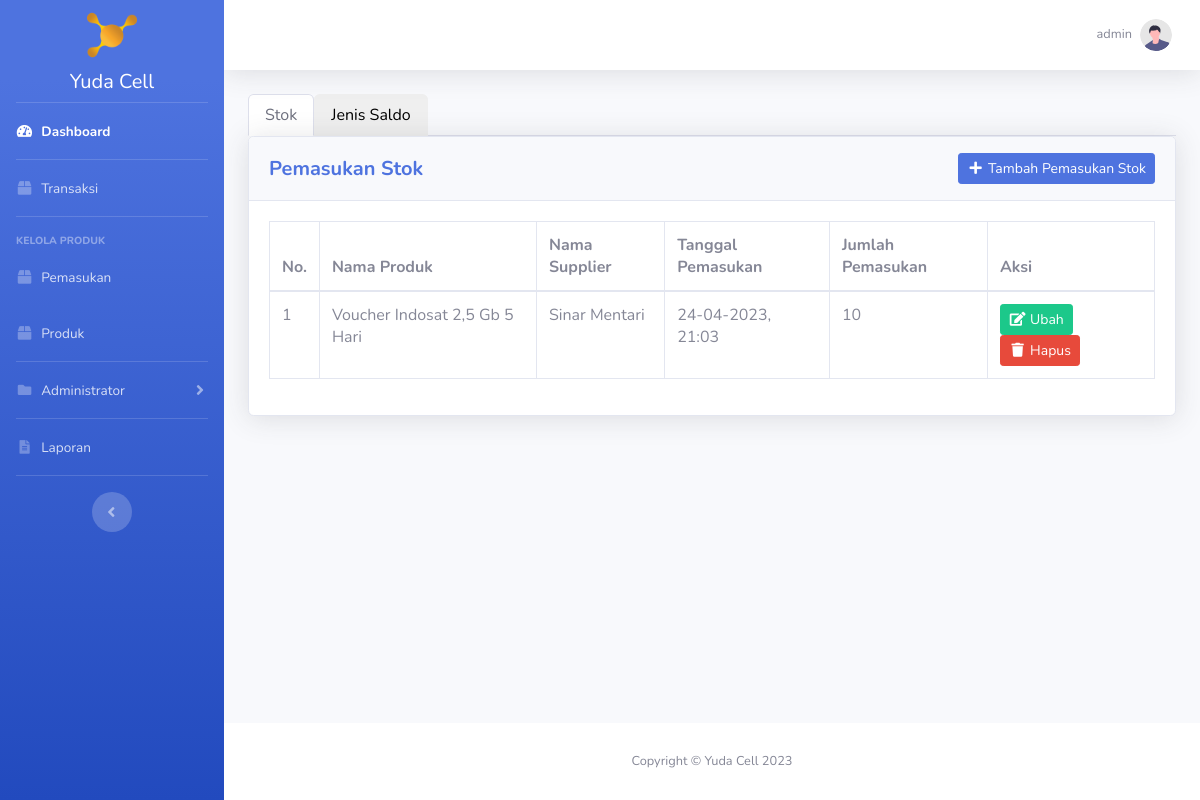
Page /pemasukan/index.php?stok (signed in) on the earlier database version.
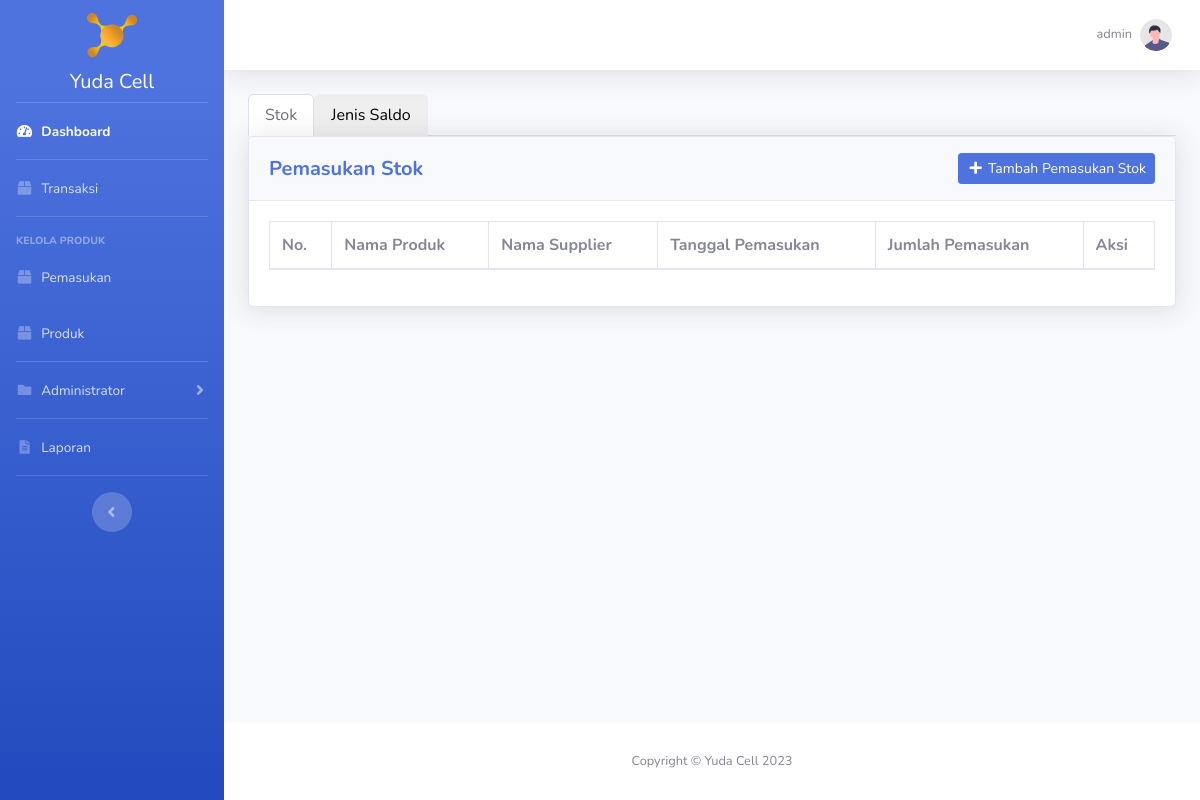
Same page on the later database version.
### tables this page shows
CREATE TABLE `pemasukan` (
  `id_pemasukan` int(11) NOT NULL,
  `id_produk` int(11) DEFAULT NULL,
  `id_jenis_saldo` int(11) DEFAULT NULL,
  `id_supplier` int(11) NOT NULL,
  `tanggal_pemasukan` datetime NOT NULL,
  `jumlah` int(11) NOT NULL
);

CREATE TABLE `produk` (
  `id_produk` int(11) NOT NULL,
  `nama_produk` varchar(50) NOT NULL,
  `harga_beli` int(11) NOT NULL,
  `harga_jual` int(11) NOT NULL,
  `stok` int(11) DEFAULT NULL,
  `id_jenis_saldo` int(11) DEFAULT NULL
);

CREATE TABLE `supplier` (
  `id_supplier` int(11) NOT NULL,
  `nama_supplier` varchar(50) NOT NULL,
  `alamat_supplier` text NOT NULL,
  `no_telp_supplier` varchar(20) NOT NULL
);

### pemasukan/index.php (the view, shortened to what the changed rows need)
<?php
require_once '../koneksi.php';
$pemasukan_stok = mysqli_query($koneksi, "SELECT * FROM pemasukan INNER JOIN produk ON pemasukan.id_produk = produk.id_produk INNER JOIN supplier ON pemasukan.id_supplier = supplier.id_supplier ORDER BY tanggal_pemasukan DESC");
$id_user = htmlspecialchars($_SESSION['id_user']);
$data_profile = mysqli_fetch_assoc(mysqli_query($koneksi, "SELECT * FROM user WHERE id_user = '$id_user'"));
?>
<!DOCTYPE html>
<html lang="en">
<head>
    <?php include_once '../include/head.php'; ?>
</head>
<body id="page-top">
    <div id="wrapper">
        <div id="content-wrapper" class="d-flex flex-column">
            <div id="content">
                <div class="container-fluid">
                    <div class="tab-content" id="nav-tabContent">
                      <div class="tab-pane fade show <?= (isset($_GET['stok'])) ? 'active' : ''; ?>" id="nav-stok" role="tabpanel" aria-labelledby="nav-stok-tab">
                        <div class="card shadow mb-4">
                            <div class="card-body">
                                <div class="table-responsive">
                                    <table class="table table-bordered" id="dataTable" width="100%" cellspacing="0">
                                        <thead>
                                            <tr>
                                                <th>No.</th>
                                                <th>Nama Produk</th>
                                                <th>Nama Supplier</th>
                                                <th>Tanggal Pemasukan</th>
                                                <th>Jumlah Pemasukan</th>
                                                <?php if ($data_profile['hak_akses'] == 'administrator'): ?>
                                                    <th>Aksi</th>
                                                <?php endif ?>
                                            </tr>
                                        </thead>
                                        <tbody>
                                            <?php $i = 1; ?>
                                            <?php foreach ($pemasukan_stok as $dps): ?>
                                                <tr>
                                                    <td><?= $i++; ?></td>
                                                    <td><?= $dps['nama_produk']; ?></td>
                                                    <td><?= $dps['nama_supplier']; ?></td>
                                                    <td><?= date("d-m-Y, H:i", strtotime($dps['tanggal_pemasukan'])); ?></td>
                                                    <td><?= $dps['jumlah']; ?></td>
                                                    <?php if ($data_profile['hak_akses'] == 'administrator'): ?>
                                                        <td>
                                                            <a class="btn btn-sm btn-success" href="ubah_pemasukan_stok.php?id_pemasukan=<?= $dps['id_pemasukan']; ?>"><i class="fas fa-fw fa-edit"></i> Ubah</a>
                                                            <a class="btn btn-sm btn-danger btn-delete" data-nama="Produk <?= $dps['nama_produk']; ?> akan terhapus!" href="hapus_pemasukan.php?id_pemasukan=<?= $dps['id_pemasukan']; ?>&type=stok"><i class="fas fa-fw fa-trash"></i> Hapus</a>
                                                        </td>
                                                    <?php endif ?>
                                                </tr>
                                            <?php endforeach ?>
                                        </tbody>
                                    </table>
                                </div>
                            </div>
                        </div>
                      </div>
                    </div>
				</div>
            </div>
        </div>
    </div>
</body>
</html>

Differences in the rows shown:
removed pemasukan: id_produk.nama_produk "Voucher Indosat 2,5 Gb 5 Hari", id_supplier.nama_supplier "Sinar Mentari", tanggal_pemasukan "24-04-2023, 21:03", jumlah "10"
